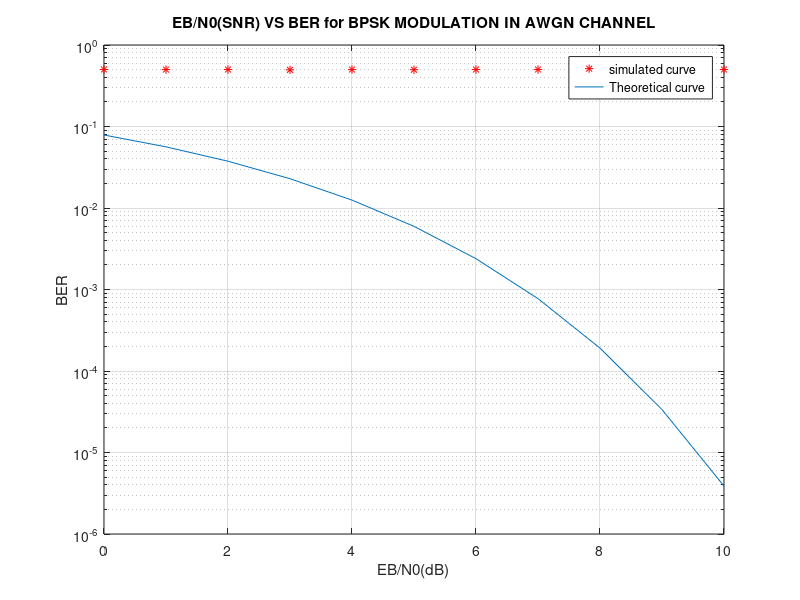

Reproduce this figure in MATLAB.


clc;
clear all;
close all;
bit_count=100000;
SNR=0:1:10;
for k=1:1:length(SNR)
    tote=0;
    totb=0;
    while tote<100
        rbits=round(rand(1,bit_count));
        tx= -2*(rbits-0.5);
        N0=1/10^(SNR(k)/10);
        rx=tx+sqrt(N0/2)*(randn(1,length(tx))+i*randn(1,length(tx)));
        rx2=rx<0;
        diff=rbits-rx2;
        tote=tote+sum(abs(diff));
        totb=totb+length(rbits);
    end
    BER(k)=tote/totb;
end
semilogy(SNR,BER,'*r');
hold on;
xlabel('EB/N0(dB)');
ylabel('BER');
title('EB/N0(SNR) VS BER for BPSK MODULATION IN AWGN CHANNEL');
thber=0.5*erfc(sqrt(10.^(SNR/10)));
semilogy(SNR,thber);
grid on;
legend('simulated curve','Theoretical curve');